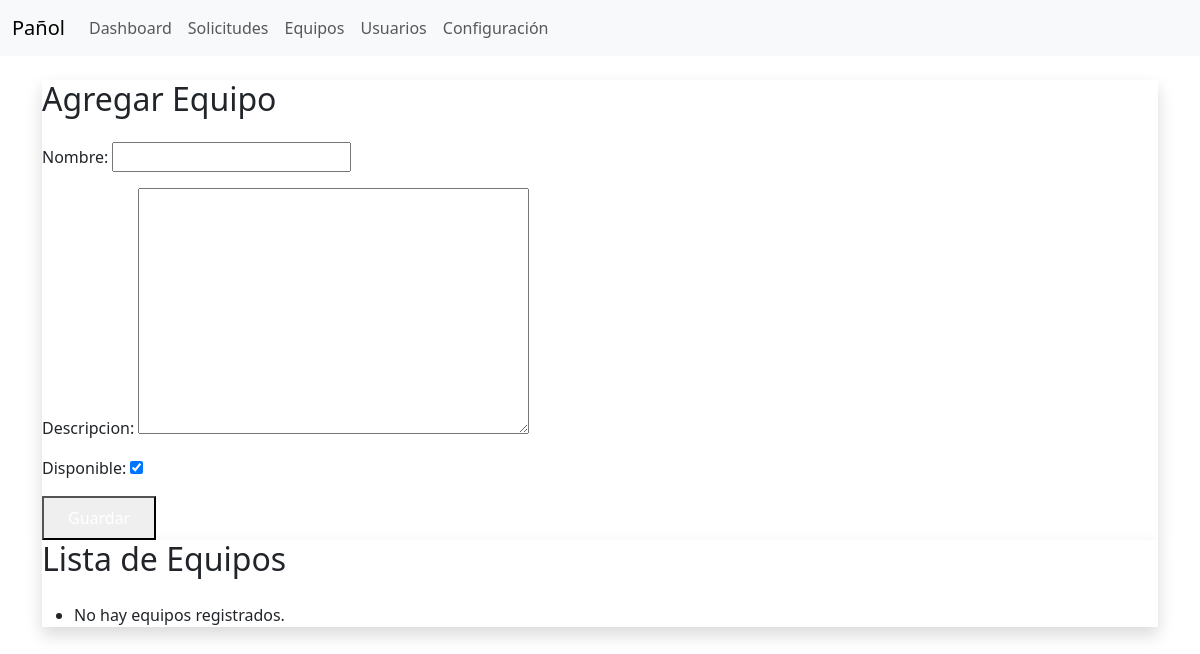
The app's page /equipos, older data.
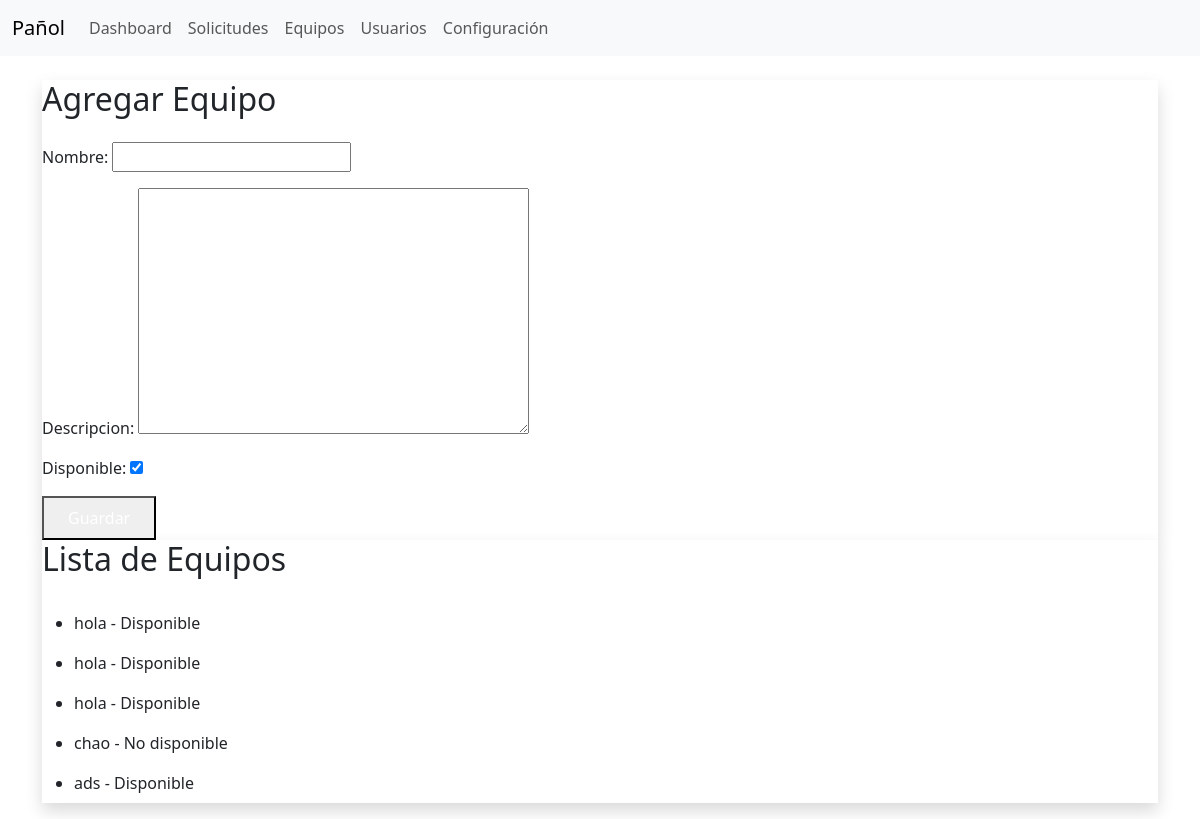
The same page, newer data.
### app/models.py (models this page shows, shortened)
class Equipo(models.Model):
    nombre = models.CharField(max_length=100)
    descripcion = models.TextField(blank=True)
    disponible = models.BooleanField(default=True)

### app/views.py (the view)
# urls.py: path('equipos', views.equipos, name='equipos'),
def equipos(request):
    equipos = Equipo.objects.all()
    if request.method == "POST":
        form = EquipoForm(request.POST)
        if form.is_valid():
            form.save()
            return redirect('equipos')  # recarga la misma página
    else:
        form = EquipoForm()
    data = {
        "equipos": equipos,
        "form": form
    }
    return render(request, tEquipos, data)

### app/forms.py
class EquipoForm(forms.ModelForm):
    class Meta:
        model = Equipo
        fields = ['nombre', 'descripcion', 'disponible']

### templates/app/equipos.html (shortened to what this page needs)
{% extends "app/base.html" %}
{% block contenido %}
<div class="max-w-3xl mx-auto mt-8">
  <div class="bg-white p-6 rounded-xl shadow mb-6">
    <h2 class="text-xl font-bold mb-4">Agregar Equipo</h2>
    <form method="post" class="space-y-4">
      {{ form.as_p }}
      <button type="submit" class="px-4 py-2 bg-blue-600 text-white rounded-lg hover:bg-blue-700">
      </button>
    </form>
  </div>
  <div class="bg-white p-6 rounded-xl shadow">
    <h2 class="text-xl font-bold mb-4">Lista de Equipos</h2>
    <ul class="space-y-2">
      {% for equipo in equipos %}
        <li class="border-b py-2 flex justify-between items-center">
          <span>{{ equipo.nombre }} -
            {% if equipo.disponible %}
              <span class="text-green-600">Disponible</span>
            {% else %}
              <span class="text-red-600">No disponible</span>
            {% endif %}
          </span>
        </li>
      {% empty %}
        <li>No hay equipos registrados.</li>
      {% endfor %}
    </ul>
  </div>
</div>
{% endblock %}

### templates/app/base.html (shortened to what this page needs)
{% load static %}
<!DOCTYPE html>
<html lang="es">
<head>
    <link href="{% static 'css/bootstrap.min.css' %}" rel="stylesheet">
</head>
<body>
    <nav class="navbar navbar-expand-lg navbar-light bg-light mb-4">
        <div class="container-fluid">
            <a class="navbar-brand" href="#">Pañol</a>
            <div class="collapse navbar-collapse" id="navbarNav">
                <ul class="navbar-nav">
                    <li class="nav-item">
                        <a class="nav-link" href="{% url 'dashboard' %}">Dashboard</a>
                    </li>
                    <li class="nav-item">
                        <a class="nav-link" href="{% url 'solicitudes' %}">Solicitudes</a>
                    </li>
                    <li class="nav-item">
                        <a class="nav-link" href="{% url 'equipos' %}">Equipos</a>
                    </li>
                    <li class="nav-item">
                        <a class="nav-link" href="{% url 'usuarios' %}">Usuarios</a>
                    </li>
                    <li class="nav-item">
                        <a class="nav-link" href="#">Configuración</a>
                    </li>
                </ul>
            </div>
        </div>
    </nav>
    <div class="container">
        {% block contenido %}{% endblock %}
    </div>
</body>
</html>

Row changes from the older to the newer data that the page shows:
added Equipo: nombre "hola", disponible "Disponible"
added Equipo: nombre "hola", disponible "Disponible"
added Equipo: nombre "hola", disponible "Disponible"
added Equipo: nombre "chao", disponible "No disponible"
added Equipo: nombre "ads", disponible "Disponible"
Text that changed along with them:
text no longer shown: "No hay equipos registrados."
